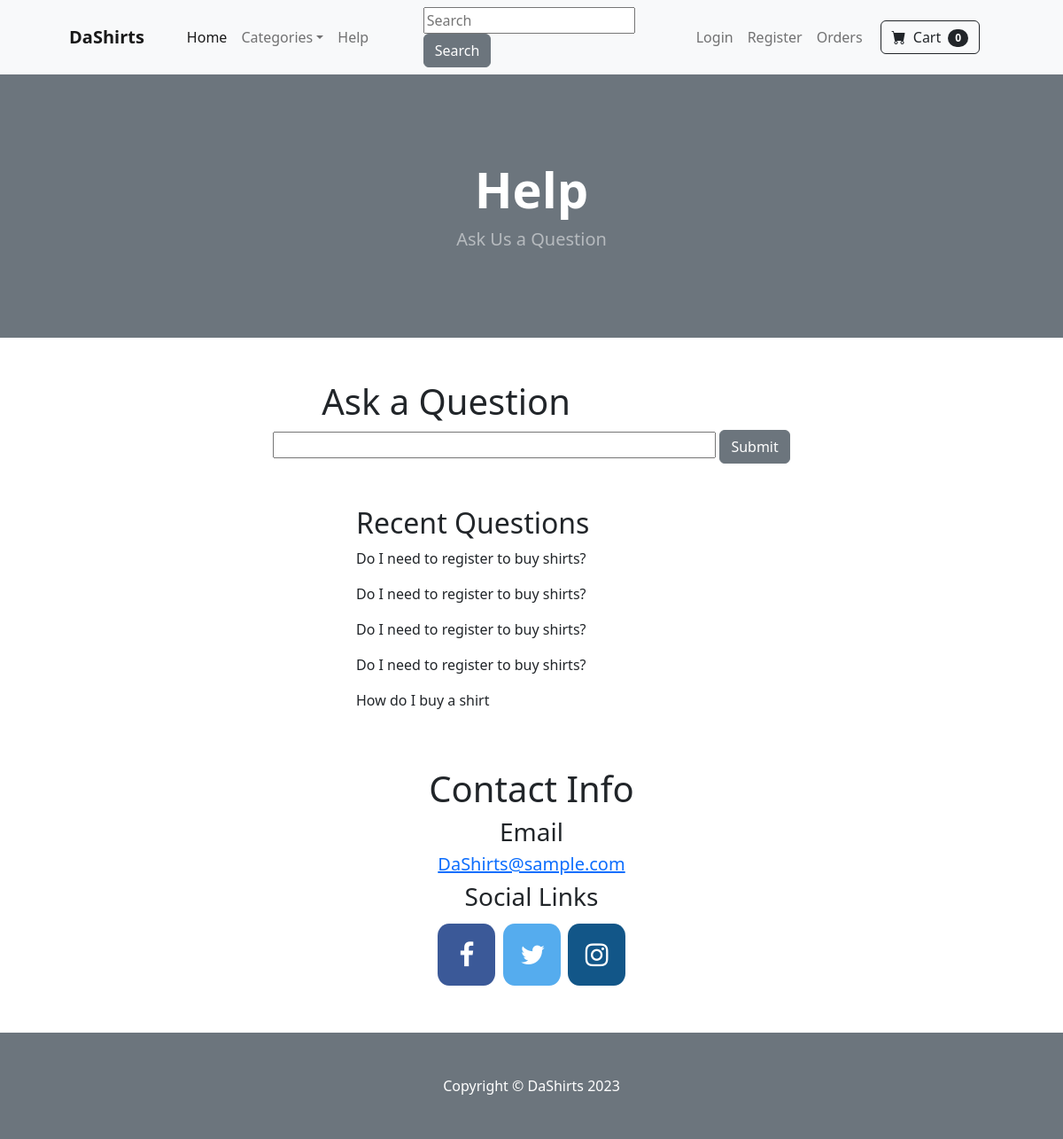
Screenshot of /help/ with the database file from the repository.
### store/models.py (models this page shows, shortened)
class Help(models.Model):
    question_text = models.CharField(max_length=1000)
    pub_date = models.DateTimeField(auto_now_add=True)

### store/views.py (the view)
# urls.py: path('help/',views.help,name='help'),
def help(request):
    questions = Help.objects.all().order_by('-id')
    if request.method == 'POST':
        form = HelpForm(request.POST)
        if form.is_valid():
            form.save()
            form = HelpForm()
    else:
        form = HelpForm()
    return render(request, 'help.html', {'form': form, 'questions': questions[:5]})

### store/forms.py
class HelpForm(forms.ModelForm):
    class Meta:
        model = Help
        fields = ['question_text']
        widgets = {
            'question_text': forms.TextInput(attrs={'style': 'width: 500px;'}),
        }

### store/templates/help.html (shortened to what this page needs)
{% extends 'base.html' %}
{% block content %}
<header class="bg-secondary py-5">
    <div class="container px-4 px-lg-5 my-5">
        <div class="text-center text-white">
            <h1 class="display-4 fw-bolder">Help</h1>
            <p class="lead fw-normal text-white-50 mb-0">Ask Us a Question</p>
        </div>
    </div>
</header>
<div class="container">
    <div class="row">
        <center>
            <div class="col-8">
                <br/><br/>
                <h1 align="left">&nbsp;&nbsp;&nbsp;&nbsp;&nbsp;&nbsp;&nbsp;&nbsp;&nbsp;&nbsp;&nbsp;&nbsp;&nbsp;Ask a Question</h1>
                <form method="post" action="">
                    {{ form.question_text }}
                    <button type="submit" class="btn btn-secondary">Submit</button>
                </form>
                <br/><br/>
            </div>
        </center>
    </div>
    <div class="row">
        <center>
            <div align="left" style="padding-left:360px">
            <h2>Recent Questions</h2>
            {% for question in questions %}
                <p>{{ question.question_text }}</p>
            {% endfor %}
    </center>
    </div>
    <br/><br/>
    <div class="row">
        <center>
        <h1>Contact Info</h1>
        <h3>Email</h3>
        <h5><a href=mailto:DaShirts@sample.com>DaShirts@sample.com</a></h5>
        <h3>Social Links</h3>
        <a href="https://www.facebook.com/" class="fa fa-facebook"></a>
        <a href="https://twitter.com/" class="fa fa-twitter"></a>
        <a href="https://www.instagram.com/" class="fa fa-instagram"></a>
        </center>
    </div>
    <br/><br/>
</div>
{% endblock %}

### store/templates/help.html (style rules this page uses)
.fa { padding: 20px; font-size: 30px; width: 65px; text-align: center; text-decoration: none; margin: 5px 2px; border-radius: 20%; }
.fa-facebook { background: #3B5998; color: white; }
.fa-twitter { background: #55ACEE; color: white; }
.fa-instagram { background: #125688; color: white; }

### rows the page displays
Help: question_text "Do I need to register to buy shirts?"
Help: question_text "Do I need to register to buy shirts?"
Help: question_text "Do I need to register to buy shirts?"
Help: question_text "Do I need to register to buy shirts?"
Help: question_text "How do I buy a shirt"
